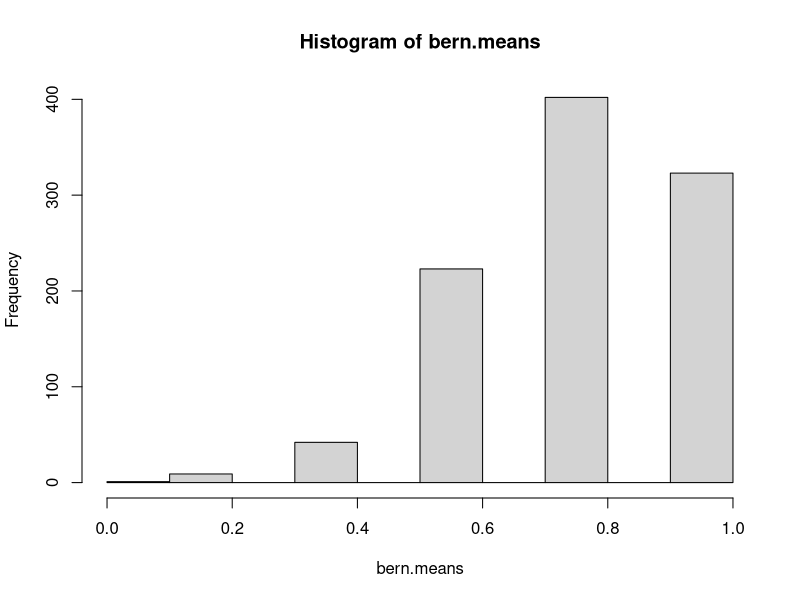
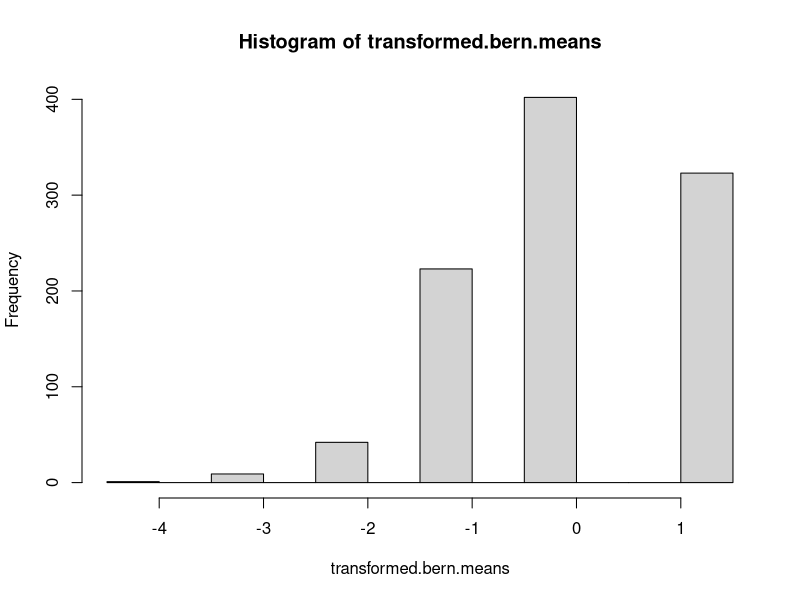
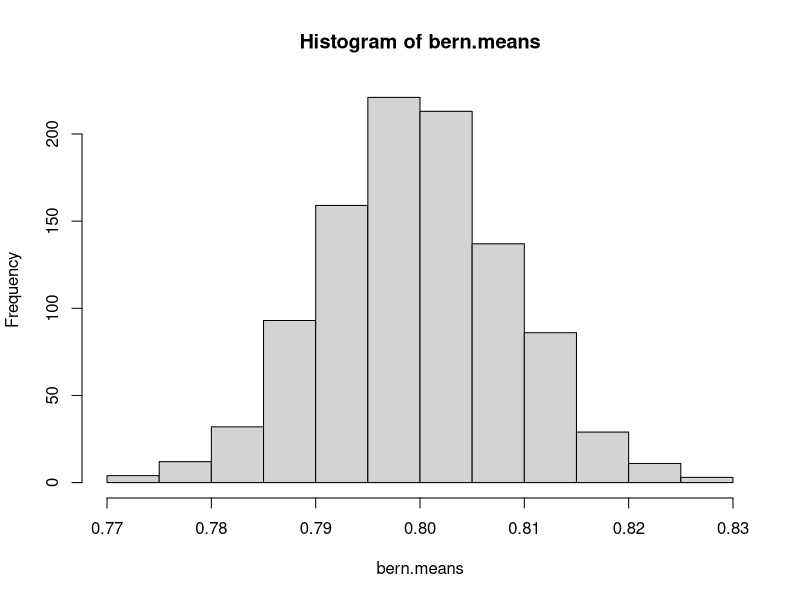
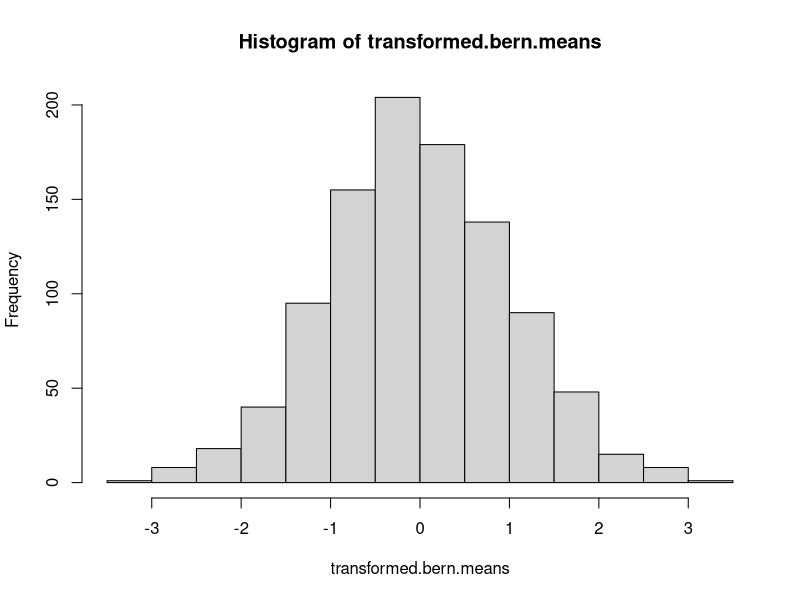
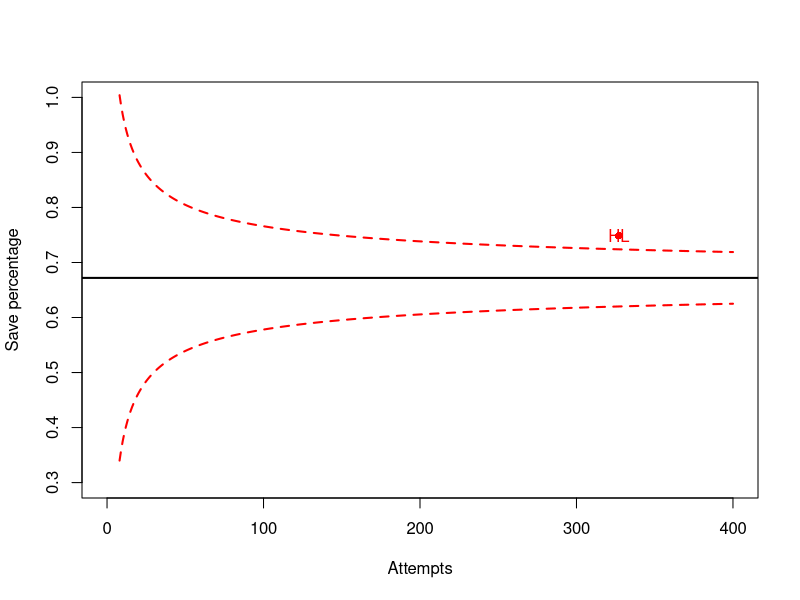
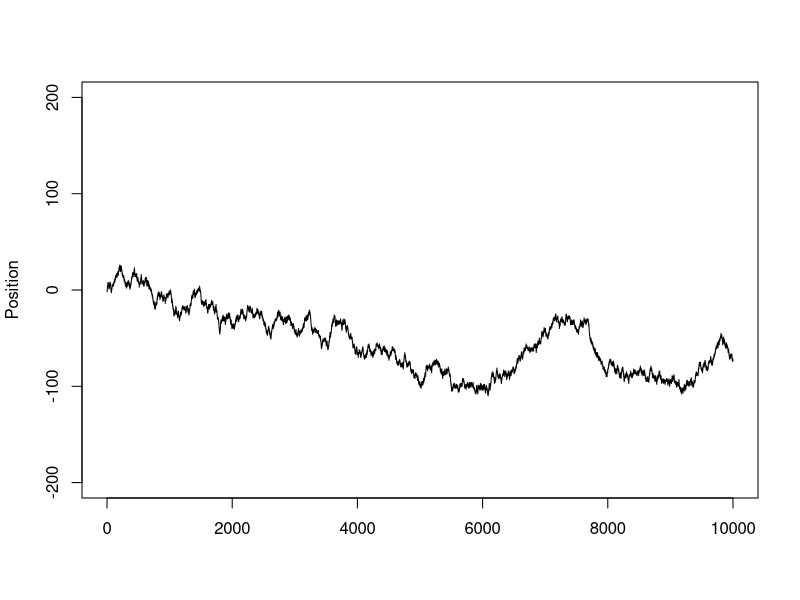

The R script that drew these images, in order:
## ---- chunk 1
# First let's say that n=5
n<-5

#Make a matrix of Bernoulli(.8) with 1000 rows and n columns

bern.matrix<-matrix(rbinom(1000*n, 1, .8),ncol=n)

#What does each set of 5 trials look like?

head(bern.matrix)

#now let's take the mean for each row using the apply function:

bern.means<-apply(bern.matrix, 1, mean)

hist(bern.means) 
## ---- chunk 2
#find the proportion of the [means -E(X)]/(SD(X)/sqrt(n))

transformed.bern.means<-(bern.means-.8)/(sqrt(.8*.2)/sqrt(n))

hist(transformed.bern.means)

#Let's compare the transformed bernoulli means to a Normal(0,1)

mean(transformed.bern.means<1)  #proportion of transformed bernoulli means<1
pnorm(1,0,1)      #probability a normal(0,1) is <1.

mean(transformed.bern.means<(-1))  #proportion of transformed bernoulli means<-1
pnorm(-1,0,1)      #probability a normal(0,1) is <-1.
## ---- chunk 3
n<-2000

#Make a matrix of Bernoulli(.8) with 1000 rows and n columns

bern.matrix<-matrix(rbinom(1000*n, 1, .8),ncol=n)

#now let's take the mean for each row using the apply function:

bern.means<-apply(bern.matrix, 1, mean)

hist(bern.means) #Does this look normal?
## ---- chunk 4
#find the proportion of the [means -E(X)]/(SD(X)/sqrt(n))

transformed.bern.means<-(bern.means-.8)/(sqrt(.8*.2)/sqrt(n))

hist(transformed.bern.means)

#Let's compare the transformed bernoulli means to a Normal(0,1)

mean(transformed.bern.means<1)  #proportion of transformed bernoulli means<1
pnorm(1,0,1)      #probability a normal(0,1) is <1.

mean(transformed.bern.means<(-1))  #proportion of transformed bernoulli means<1
pnorm(-1,0,1)      #probability a normal(0,1) is <1.

## ---- chunk 5

## ---- chunk 6

## ---- chunk 7
mu<-0.672
attempts<-8:400
se<-sqrt(mu*(1-mu)/attempts)
ul<-mu+2*se
ll<-mu-2*se
plot(0,0,xlim=c(0,400),ylim=c(0.3,1),xlab="Attempts",ylab="Save percentage")
abline(h=0.672,lwd=2)
points(attempts,ll,type="l",lty=2,col="red",lwd=2)
points(attempts,ul,type="l",lty=2,col="red",lwd=2)
## ---- chunk 8
points(327,0.749,pch=16,col="red"); text(327,0.749,"HL",col="red")
## ---- chunk 9
simlist<-NULL
for (i in 1:5000){
  rw<-sample(c(-1,1),10000,replace=T)
  simlist[i]<-abs(tail(cumsum(rw),1))  }
mean(simlist)
sd(simlist)
## ---- chunk 10
steps<-10000
rw<-sample(c(-1,1),steps,replace=T)
plot(c(1,1),type="n",xlim=c(0,steps),ylim=c(-200,200),xlab="",ylab="Position")
lines(cumsum(rw),type="l")
